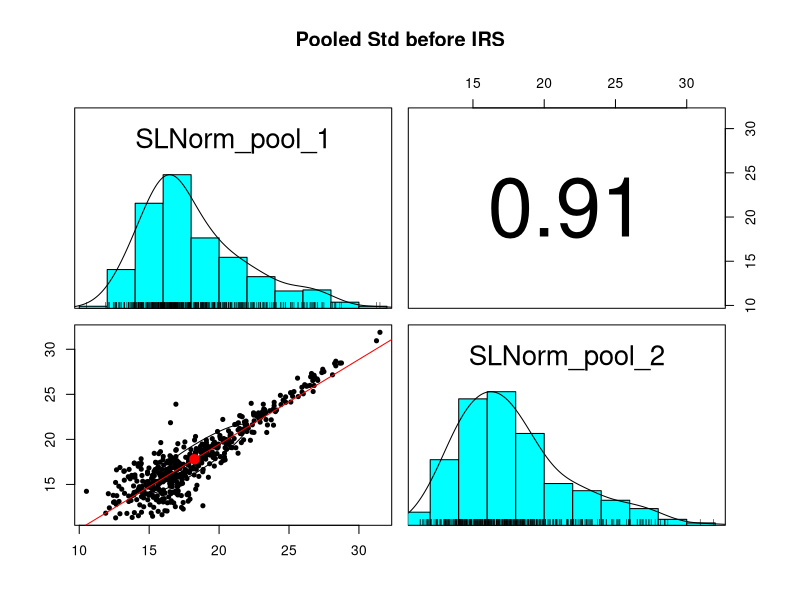
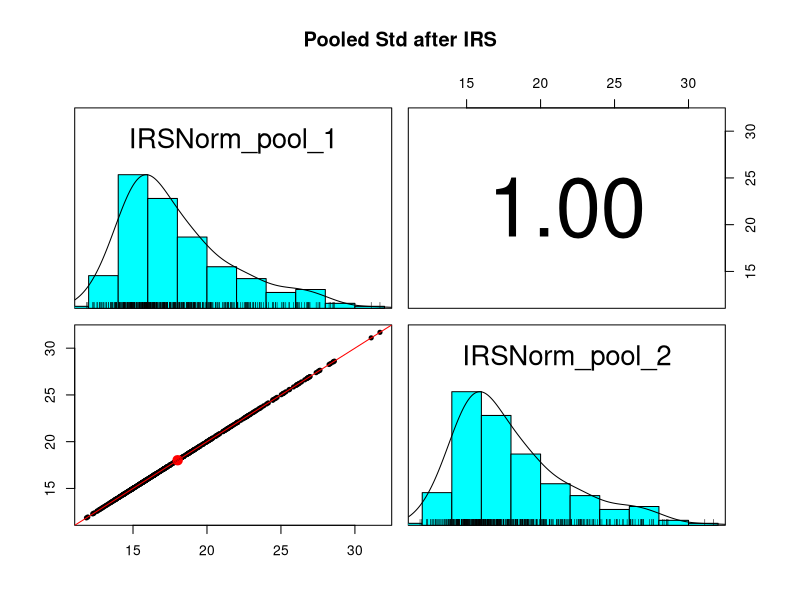
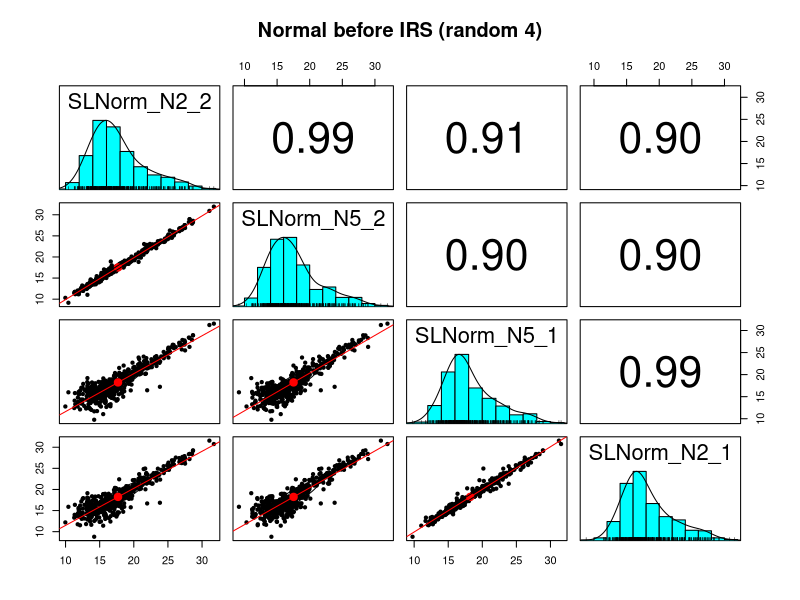
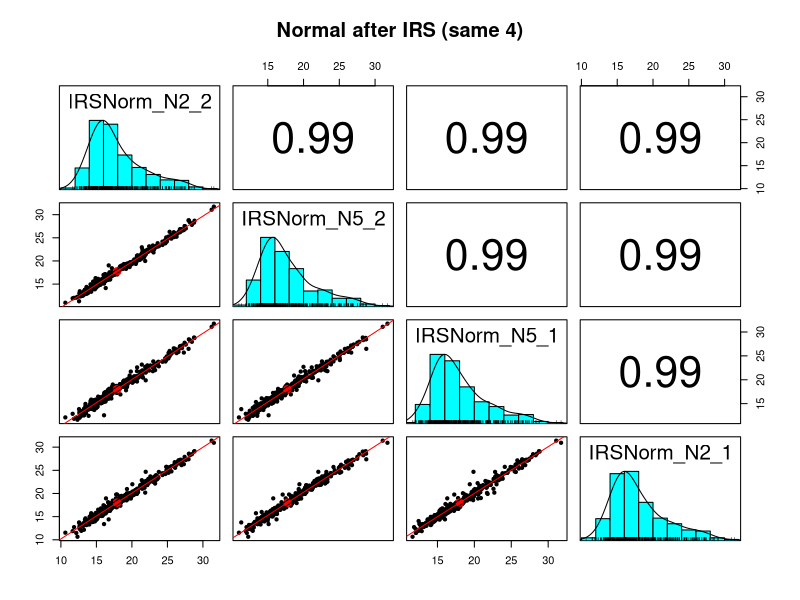
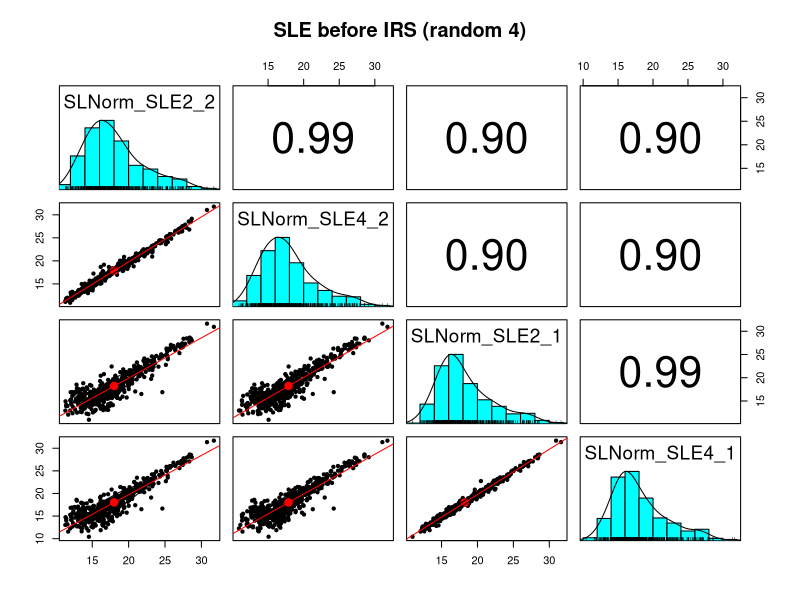
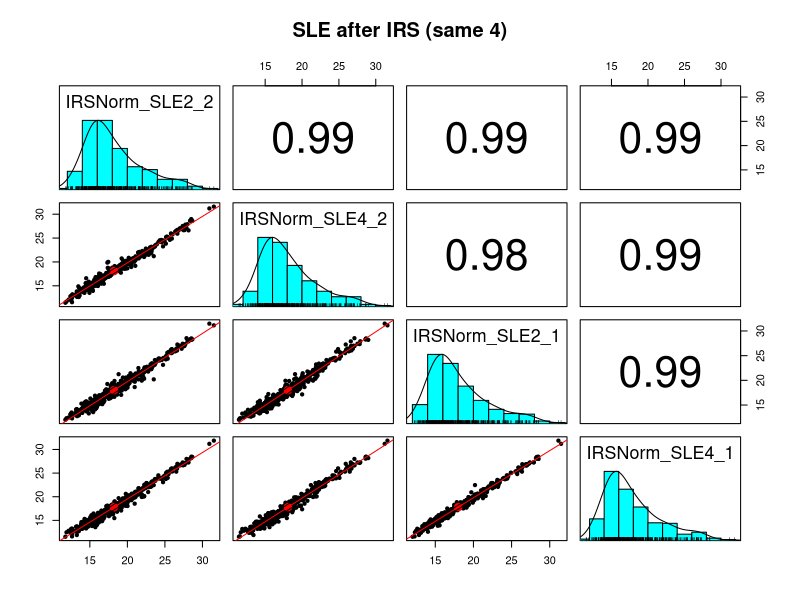
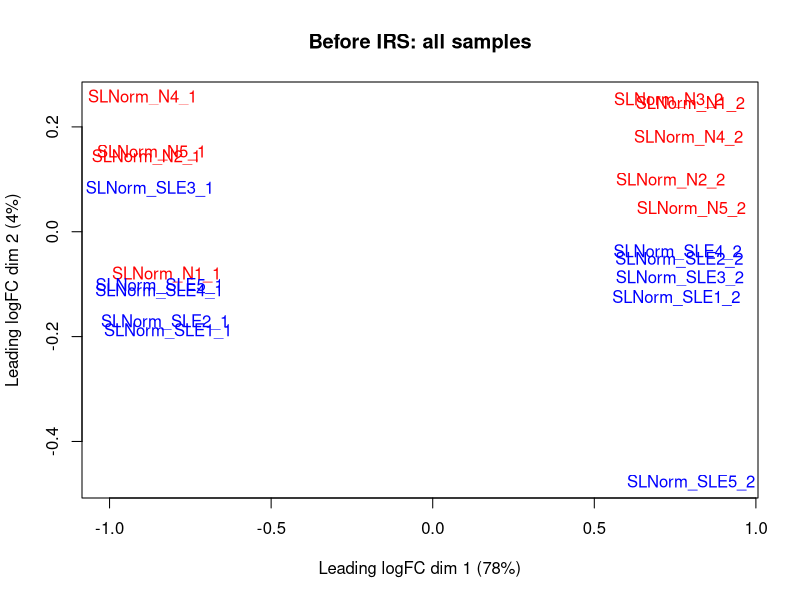
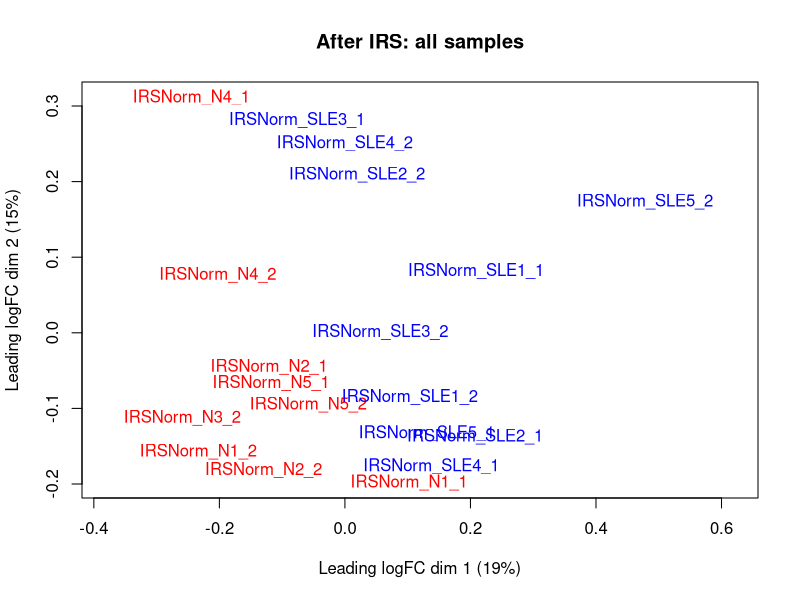

Generate these figures, in order, with R: (Note: this script raises an error after producing the figures.)

# library imports
library(tidyverse)
library(scales)
library(limma)
library(edgeR)
library(psych)

# get the default plot width and height
width <- options()$repr.plot.width
height <- options()$repr.plot.height

# load the IRS-normalized data and check the table
data_import <- read_tsv("ave_labeled_grouped_protein_summary_TMT_9_IRS_normalized.txt", guess_max = 596)

# the "Filter" column flags contams and decoys
# the "Missing" column flags proteins without reporter ion intensities (full sets missing)
# the prepped table from pandas is sorted so these are the upper rows
data_all <- filter(data_import, is.na(Filter), is.na(Missing))

# save gene names for edgeR so we can double check that results line up
accessions <- data_all$Accession

# see how many rows in the table
nrow(data_all)

# we want to get the SL normed columns, and subsetted by condition
sl_all <- data_all %>%
  select(starts_with("SLNorm"))
sl_N <- sl_all %>% select(contains("_N"))
sl_SLE <- sl_all %>% select(contains("_SLE"))

# and the IRS normed columns by condition
irs_all <- data_all %>%
  select(starts_with("IRSNorm"))
irs_N <- irs_all %>% select(contains("_N"))
irs_SLE <- irs_all %>% select(contains("_SLE"))

# and collect the pooled channels before and after IRS
sl_pool <- sl_all %>% select(contains("pool"))
irs_pool <- irs_all %>% select(contains("pool"))

head(sl_N)

# multi-panel scatter plot grids from the psych package
pairs.panels(log2(sl_pool), lm = TRUE, main = "Pooled Std before IRS")
pairs.panels(log2(irs_pool), lm = TRUE, main = "Pooled Std after IRS")

# multi-panel scatter plot grids
N_sample <- sample(1:9, 4)
pairs.panels(log2(sl_N[N_sample]), lm = TRUE, main = "Normal before IRS (random 4)")
pairs.panels(log2(irs_N[N_sample]), lm = TRUE, main = "Normal after IRS (same 4)")

# multi-panel scatter plot grids
SLE_sample  <- sample(1:10, 4)
pairs.panels(log2(sl_SLE[SLE_sample]), lm = TRUE, main = "SLE before IRS (random 4)")
pairs.panels(log2(irs_SLE[SLE_sample]), lm = TRUE, main = "SLE after IRS (same 4)")

# get the biological sample data into a DGEList object
group = c(rep('N', 9), rep('SLE', 10))
y_sl <- DGEList(counts = cbind(sl_N, sl_SLE), group = group, genes = accessions)
y_irs <- DGEList(counts = cbind(irs_N, irs_SLE), group = group, genes = accessions)

# run TMM normalization (also includes a library size factor)
y_sl <- calcNormFactors(y_sl)
y_irs <- calcNormFactors(y_irs)

# set some colors by condition
colors = c(rep('red', 9), rep('blue', 10))

# check the clustering
plotMDS(y_sl, col = colors, main = "Before IRS: all samples")
plotMDS(y_irs, col = colors, main = "After IRS: all samples")

# we do not want the technical replicates in the mix for dispersion estimates
irs <- cbind(irs_N, irs_SLE)

# load a new DGEList object (need to update the groups)
y <- DGEList(counts = irs, group = group, genes = accessions) # group was set above
y <- calcNormFactors(y)

# see what the normalization factors look like
y$samples

# ================== TMM normalization from DGEList object =====================

apply_tmm_factors <- function(y, color = NULL, plot = TRUE) {
    # computes the tmm normalized data from the DGEList object
        # y - DGEList object
        # returns a dataframe with normalized intensities
    
    # compute grand total (library size) scalings
    lib_facs <- mean(y$samples$lib.size) / y$samples$lib.size

    # the TMM factors are library adjustment factors (so divide by them)
    norm_facs <- lib_facs / y$samples$norm.factors
    cat("Overall Factors (lib.size+TMM):\n", sprintf("%-5s -> %f\n", 
                                                     colnames(y$counts), norm_facs))

    # compute the normalized data as a new data frame
    tmt_tmm <- as.data.frame(sweep(y$counts, 2, norm_facs, FUN = "*"))
    colnames(tmt_tmm) <- str_c(colnames(y$counts), "_tmm")
    
    # visualize results and return data frame
    if(plot == TRUE) {
        boxplot(log10(tmt_tmm), col = color, notch = TRUE, main = "TMM Normalized data")
    }
    tmt_tmm
}

# compute the normalized data as a new data frame
irs_tmm <- apply_tmm_factors(y, colors)

long_results <- gather(irs_tmm, key = "sample", value = "intensity") %>%
  mutate(log_int = log10(intensity)) %>%
  extract(sample, into = 'group', ".*?_(.*?)\\d", remove = FALSE)
head(long_results)

ggplot(long_results, aes(x = sample, y = log_int, fill = group)) +
  geom_boxplot(notch = TRUE) +
  coord_flip() + 
  ggtitle("edgeR normalized data")

ggplot(long_results, aes(x = log_int, color = sample)) +
  geom_density() +
  guides(color = FALSE) +
  ggtitle("edgeR normalized data (with legend is too busy)")

# we can compare CVs before and after IRS
sl <- cbind(sl_N, sl_SLE)

# save column indexes for different conditions (indexes to data_raw frame)
# these make things easier (and reduce the chance for errors)
N <- 1:9
SLE <- 10:19

# create a CV computing function
CV <- function(df) {
    ave <- rowMeans(df)
    sd <- apply(df, 1, sd)
    cv <- 100 * sd / ave
}

# put CVs in data frames to simplify plots and summaries
cv_frame <- data.frame(N_sl = CV(sl[N]), N_final = CV(irs_tmm[N]), 
                       SLE_sl = CV(sl[SLE]), SLE_final = CV(irs_tmm[SLE]))


# see what the median CV values are
medians <- apply(cv_frame, 2, FUN = median)
print("Median CVs by condition, before/after IRS (%)")
round(medians, 1)

# see what the CV distibutions look like
# need long form for ggplot
long_cv <- gather(cv_frame, key = "condition", value = "cv") %>%
  extract(condition, into = 'group', "(.*?)_+", remove = FALSE)

# traditional boxplots
cv_plot <- ggplot(long_cv, aes(x = condition, y = cv, fill = group)) +
  geom_boxplot(notch = TRUE) +
  ggtitle("CV distributions")

# vertical orientation
cv_plot

# horizontal orientation
#cv_plot + coord_flip()

# density plots
ggplot(long_cv, aes(x = cv, color = condition)) +
  geom_density() +
  coord_cartesian(xlim = c(0, 150)) +
  ggtitle("CV distributions")

# compute dispersions and plot BCV
y <- estimateDisp(y)
plotBCV(y, main = "BCV plot of IRS normed, TMM normed, all 19")

# the exact test object has columns like fold-change, CPM, and p-values
et <- exactTest(y, pair = c("N", "SLE"))

# this counts up, down, and unchanged genes (proteins) at 10% FDR
summary(decideTestsDGE(et, p.value = 0.10))

# the topTags function adds the BH FDR values to an exactTest data frame 
# make sure we do not change the row order (the sort.by parameter)!
topTags(et, n = 31)
tt <- topTags(et, n = Inf, sort.by = "none")
tt <- tt$table    # tt is a list. We just need the "table" data frame

# make an MD plot (like MA plot)
plotMD(et, p.value = 0.10)
abline(h = c(-1, 1), col = "black")

# check the p-value distribution
ggplot(tt, aes(PValue)) + 
  geom_histogram(bins = 100, fill = "white", color = "black") + 
  geom_hline(yintercept = mean(hist(et$table$PValue, breaks = 100, 
                                    plot = FALSE)$counts[26:100])) +
  ggtitle("N vs SLE PValue distribution")

# get the averages within each condition 
# results already has the normalized data in its left columns
tt$ave_N <- rowMeans(irs_tmm[N])
tt$ave_SLE <- rowMeans(irs_tmm[SLE])

# add the cadidate status column
tt <- tt %>%
  mutate(candidate = cut(FDR, breaks = c(-Inf, 0.01, 0.05, 0.10, 1.0),
  labels = c("high", "med", "low", "no")))

tt %>% count(candidate)  # count candidates

ggplot(tt, aes(x = logFC, fill = candidate)) +
  geom_histogram(binwidth=0.1, color = "black") +
  facet_wrap(~candidate) +
  coord_cartesian(xlim = c(-2, 2)) +
  ggtitle("N vs SLE logFC distributions by candidate")

# ================= reformat edgeR test results ================================

collect_results <- function(df, tt, x, xlab, y, ylab) {
    # Computes new columns and extracts some columns to make results frame
        # df - data in data.frame
        # tt - top tags table from edgeR test
        # x - columns for first condition
        # xlab - label for x
        # y - columns for second condition
        # ylab - label for y
        # returns a new dataframe
    
    # condition average vectors
    ave_x <- rowMeans(df[x])
    ave_y <- rowMeans(df[y])
    
    # FC, direction, candidates
    fc <- ifelse(ave_y > ave_x, (ave_y / ave_x), (-1 * ave_x / ave_y))
    direction <- ifelse(ave_y > ave_x, "up", "down")
    candidate <- cut(tt$FDR, breaks = c(-Inf, 0.01, 0.05, 0.10, 1.0), 
                     labels = c("high", "med", "low", "no"))
    
    # make data frame
    temp <- cbind(df[c(x, y)], data.frame(logFC = tt$logFC, FC = fc, 
                                          PValue = tt$PValue, FDR = tt$FDR, 
                                          ave_x = ave_x, ave_y = ave_y, 
                                          direction = direction, candidate = candidate, 
                                          Acc = tt$genes)) 
    
    # fix column headers for averages
    names(temp)[names(temp) %in% c("ave_x", "ave_y")]  <- str_c("ave_", c(xlab, ylab))    
    
    temp # return the data frame
}

# get the results
results <- collect_results(irs, tt, N, "N", SLE, "SLE")

transform <- function(results, x, y) {
    # Make data frame with some transformed columns
        # results - results data frame
        # x - columns for x condition
        # y - columns for y condition
        # return new data frame
    df <- data.frame(log10((results[x] + results[y])/2), 
                     log2(results[y] / results[x]), 
                     results$candidate,
                     -log10(results$FDR))
    colnames(df) <- c("A", "M", "candidate", "P")
    
    df # return the data frame
}

MA_plots <- function(results, x, y, title) {
    # makes MA-plot DE candidate ggplots
        # results - data frame with edgeR results and some condition average columns
        # x - string for x-axis column
        # y - string for y-axis column
        # title - title string to use in plots
        # returns a list of plots 
    
    # uses transformed data
    temp <- transform(results, x, y)
    
    # 2-fold change lines
    ma_lines <- list(geom_hline(yintercept = 0.0, color = "black"),
                     geom_hline(yintercept = 1.0, color = "black", linetype = "dotted"),
                     geom_hline(yintercept = -1.0, color = "black", linetype = "dotted"))

    # make main MA plot
    ma <- ggplot(temp, aes(x = A, y = M)) +
        geom_point(aes(color = candidate, shape = candidate)) +
        scale_y_continuous(paste0("logFC (", y, "/", x, ")")) +
        scale_x_continuous("Ave_intensity") +
        ggtitle(title) + 
        ma_lines
    
    # make separate MA plots
    ma_facet <- ggplot(temp, aes(x = A, y = M)) +
        geom_point(aes(color = candidate, shape = candidate)) +
        scale_y_continuous(paste0("log2 FC (", y, "/", x, ")")) +
        scale_x_continuous("log10 Ave_intensity") +
        ma_lines +
        facet_wrap(~ candidate) +
        ggtitle(str_c(title, " (separated)"))

    # make the plots visible
    print(ma)
    print(ma_facet)
}    

scatter_plots <- function(results, x, y, title) {
    # makes scatter-plot DE candidate ggplots
        # results - data frame with edgeR results and some condition average columns
        # x - string for x-axis column
        # y - string for y-axis column
        # title - title string to use in plots
        # returns a list of plots
    
    # 2-fold change lines
    scatter_lines <- list(geom_abline(intercept = 0.0, slope = 1.0, color = "black"),
                          geom_abline(intercept = 0.301, slope = 1.0, color = "black", linetype = "dotted"),
                          geom_abline(intercept = -0.301, slope = 1.0, color = "black", linetype = "dotted"),
                          scale_y_log10(),
                          scale_x_log10())

    # make main scatter plot
    scatter <- ggplot(results, aes_string(x, y)) +
        geom_point(aes(color = candidate, shape = candidate)) +
        ggtitle(title) + 
        scatter_lines

    # make separate scatter plots
    scatter_facet <- ggplot(results, aes_string(x, y)) +
        geom_point(aes(color = candidate, shape = candidate)) +
        scatter_lines +
        facet_wrap(~ candidate) +
        ggtitle(str_c(title, " (separated)")) 

    # make the plots visible
    print(scatter)
    print(scatter_facet)
}

volcano_plot <- function(results, x, y, title) {
    # makes a volcano plot
        # results - a data frame with edgeR results
        # x - string for the x-axis column
        # y - string for y-axis column
        # title - plot title string
    
    # uses transformed data
    temp <- transform(results, x, y)
    
    # build the plot
    ggplot(temp, aes(x = M, y = P)) +
        geom_point(aes(color = candidate, shape = candidate)) +
        xlab("log2 FC") +
        ylab("-log10 FDR") +
        ggtitle(str_c(title, " Volcano Plot"))
}

# make the DE plots
MA_plots(results, "ave_N", "ave_SLE", "Normal vs SLE")
scatter_plots(results, "ave_N", "ave_SLE", "Normal vs SLE")
volcano_plot(results, "ave_N", "ave_SLE", "Normal vs SLE")

# ============== individual protein expression plots ===========================

# function to extract the identifier part of the accesssion
get_identifier <- function(accession) {
    identifier <- str_split(accession, "\\|", simplify = TRUE)
    identifier[,3]
}

set_plot_dimensions <- function(width_choice, height_choice) {
    options(repr.plot.width=width_choice, repr.plot.height=height_choice)
}

plot_top_tags <- function(results, nleft, nright, top_tags) {
    # results should have data first, then test results (two condition summary table)
    # nleft, nright are number of data points in each condition
    # top_tags is number of up and number of down top DE candidates to plot
    # get top ipregulated
    up <- results %>% 
        filter(logFC >= 0) %>%
        arrange(FDR)
    up <- up[1:top_tags, ]
    
    # get top down regulated
    down <- results %>% 
        filter(logFC < 0) %>%
        arrange(FDR)
    down <- down[1:top_tags, ]
    
    # pack them into one data frame
    proteins <- rbind(up, down)
        
    color = c(rep("red", nleft), rep("blue", nright))
    for (row_num in 1:nrow(proteins)) {
        row <- proteins[row_num, ]
        vec <- as.vector(unlist(row[1:(nleft + nright)]))
        names(vec) <- colnames(row[1:(nleft + nright)])
        title <- str_c(get_identifier(row$Acc), ", int: ", scientific(mean(vec), 2), 
                       ", p-val: ", scientific(row$FDR, digits = 3), 
                       ", FC: ", round(row$FC, digits = 1))
        barplot(vec, col = color, main = title)
    }    
}

# set plot size, make plots, reset plot size
set_plot_dimensions(7, 4)                      
plot_top_tags(results, length(N), length(SLE), 10)
set_plot_dimensions(width, height)

write.table(results, "IRS_R_ave_results.txt", sep = "\t",
           row.names = FALSE, na =  " ")

sessionInfo()
